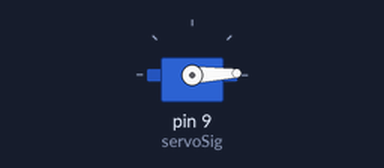
Simulated run of this sketch. Board: Arduino Uno, built with avr-gcc and run on an emulated ATmega328P. On the bench: servo.

Above: at 0.05 s.
At 1.75 s:
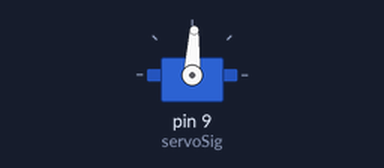
At 3.45 s:
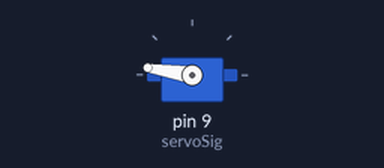
At 6.9 s:
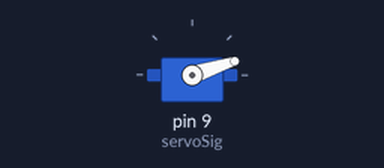
Timing chart, 0 to 9.4 s (numbered marks = the images above):
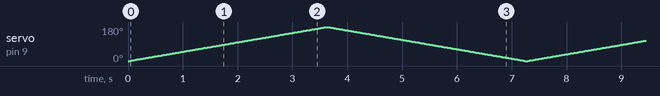

The sketch:

continuousServoSweep.ino
```cpp
#include <Servo.h>
Servo myServo;

const int servoSig=9;
int servoState;

void setup(){
  myServo.attach(servoSig);
}
void loop(){
  for(int i=0;i<=180;i+=1){
    myServo.write(i);
    delay(20);
  }
  for (int j=180;j>=0;j-=1){
    myServo.write(j);
    delay(20);
  }
}
```
